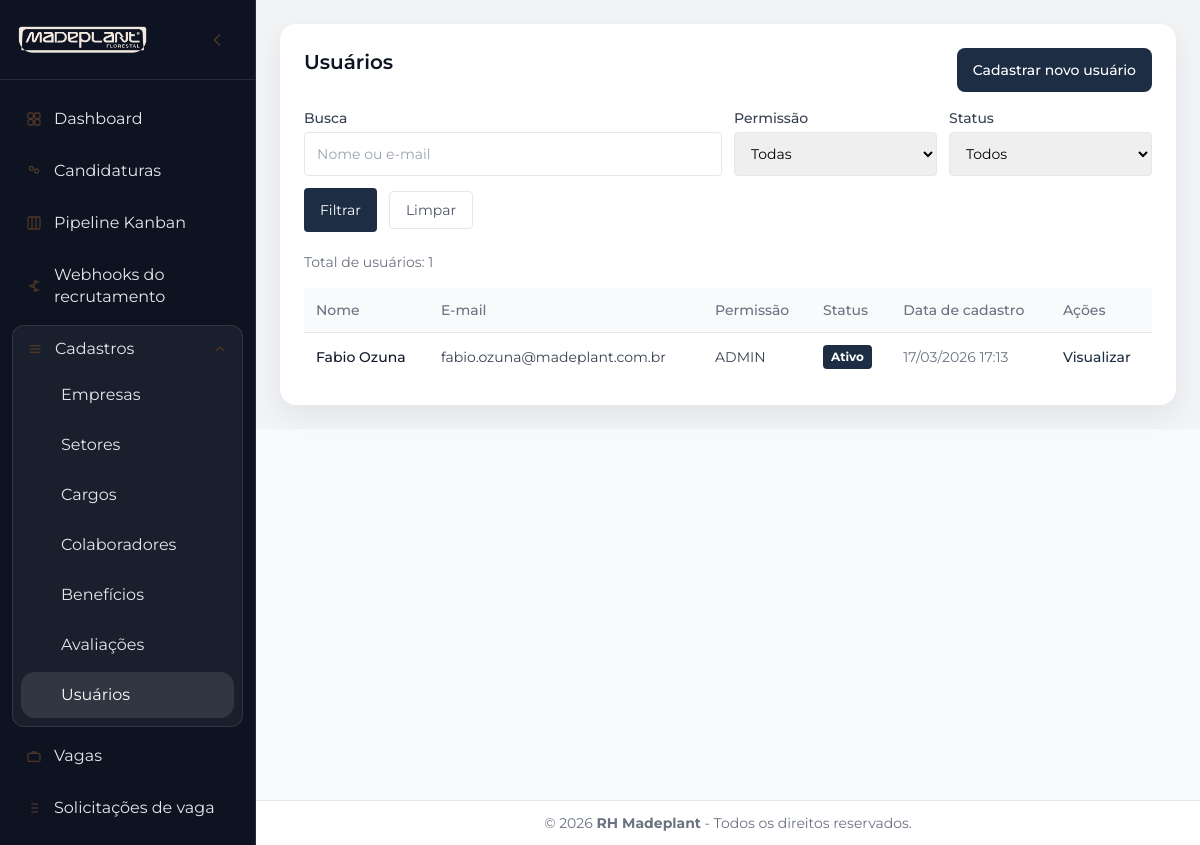
Screenshot of /admin/usuarios (signed in) with the database file from the repository.
### tables this page shows
CREATE TABLE `usuarios` (
  `id` int NOT NULL AUTO_INCREMENT,
  `nome` varchar(100) NOT NULL,
  `email` varchar(120) NOT NULL,
  `senha_hash` varchar(255) NOT NULL,
  `role` enum('admin','rh','viewer') NOT NULL DEFAULT 'viewer',
  `is_supervisor` tinyint(1) NOT NULL DEFAULT '0',
  `email_verified_at` datetime DEFAULT NULL,
  `last_password_reset_at` datetime DEFAULT NULL,
  `created_at` timestamp NULL DEFAULT CURRENT_TIMESTAMP,
  PRIMARY KEY (`id`),
  UNIQUE KEY `email` (`email`)
);

### app/views/admin/usuarios/index.php (the view, shortened to what the rows shown need)
<div class="responsive-panel">
  <div class="responsive-header">
    <h2 class="text-xl font-semibold text-ctpblue">Usuários</h2>
  </div>
  <div class="responsive-table-wrap mt-4">
    <table class="mobile-table-desktop min-w-full text-sm">
      <thead class="bg-gray-50">
      <tr class="border-b">
        <th class="text-left p-3 font-medium text-gray-500">Nome</th>
        <th class="text-left p-3 font-medium text-gray-500">E-mail</th>
        <th class="text-left p-3 font-medium text-gray-500">Permissão</th>
        <th class="text-left p-3 font-medium text-gray-500">Status</th>
        <th class="text-left p-3 font-medium text-gray-500">Data de cadastro</th>
        <th class="text-left p-3 font-medium text-gray-500">Ações</th>
      </tr>
      </thead>
      <tbody class="divide-y divide-gray-200">
      <?php foreach ($users as $u): ?>
        <?php $isActive = (int)($u['ativo'] ?? 0) === 1; ?>
        <tr class="hover:bg-gray-50">
          <td class="p-3 font-medium text-gray-900"><?= Security::e($u['nome']) ?></td>
          <td class="p-3 text-gray-700"><?= Security::e($u['email']) ?></td>
          <td class="p-3 text-gray-700"><?= Security::e(strtoupper((string)($u['role'] ?? ''))) ?></td>
          <td class="p-3">
            <span class="ct-badge <?= $isActive ? 'ct-badge-active' : 'ct-badge-inactive' ?>">
              <?= $isActive ? 'Ativo' : 'Inativo' ?>
            </span>
          </td>
          <td class="p-3 text-gray-500"><?= !empty($u['created_at']) ? date('d/m/Y H:i', strtotime((string)$u['created_at'])) : '-' ?></td>
          <td class="p-3">
            <a href="<?= $base ?>/admin/usuarios/<?= (int)$u['id'] ?>" class="text-ctgreen hover:text-ctdark font-medium">Visualizar</a>
          </td>
        </tr>
      <?php endforeach; ?>
      </tbody>
    </table>
  </div>
</div>

### rows the page displays
usuarios: nome "Fabio Ozuna", email "fabio.ozuna@madeplant.com.br", role "ADMIN", created_at "17/03/2026 17:13"

### other values shown
$total "1"
